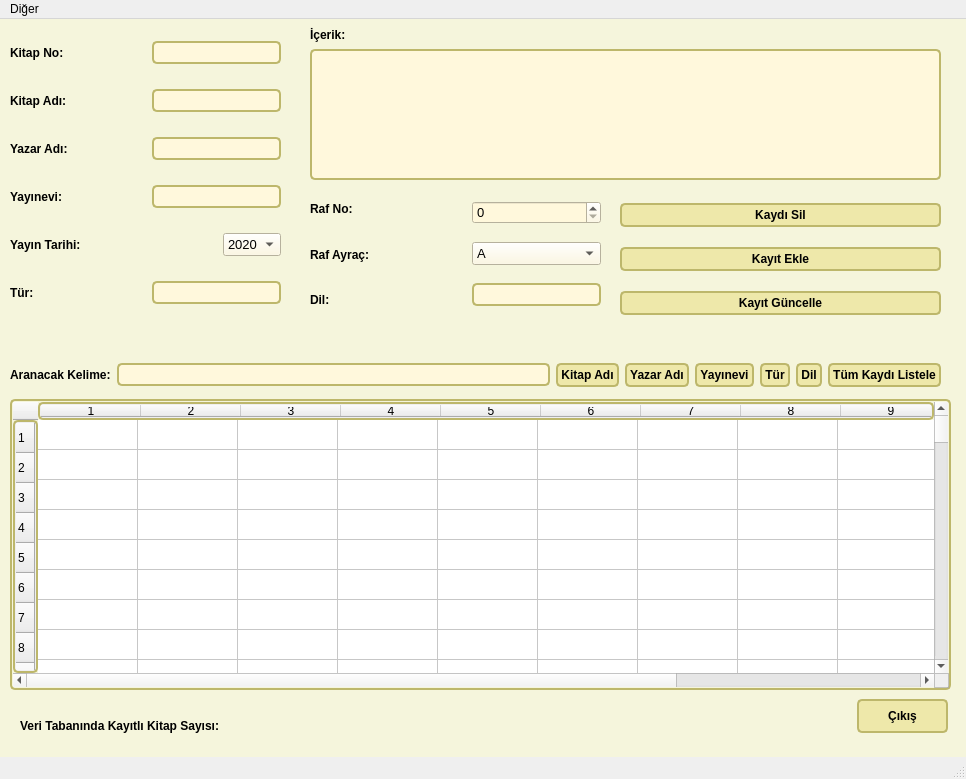
<?xml version="1.0" encoding="UTF-8"?>
<ui version="4.0">
 <class>MainWindow</class>
 <widget class="QMainWindow" name="MainWindow">
  <property name="geometry">
   <rect>
    <x>0</x>
    <y>0</y>
    <width>966</width>
    <height>779</height>
   </rect>
  </property>
  <property name="windowTitle">
   <string>Kütüphane</string>
  </property>
  <property name="windowIcon">
   <iconset>
    <normaloff>Sulu-boya-kitap.png</normaloff>Sulu-boya-kitap.png</iconset>
  </property>
  <property name="styleSheet">
   <string notr="true">.QWidget {
   background-color: beige;
}

/* Nice Windows-XP-style password character. */
QLineEdit[echoMode=&quot;2&quot;] {
    lineedit-password-character: 9679;
}

/* We provide a min-width and min-height for push buttons
   so that they look elegant regardless of the width of the text. */
QPushButton {
    background-color: palegoldenrod;
    border-width: 2px;
    border-color: darkkhaki;
    border-style: solid;
    border-radius: 5;
    padding: 3px;
    min-width: 9ex;
    min-height: 2.5ex;
}

QPushButton:hover {
   background-color: khaki;
}

/* Increase the padding, so the text is shifted when the button is
   pressed. */
QPushButton:pressed {
    padding-left: 5px;
    padding-top: 5px;
    background-color: #d0d67c;
}

QLabel, QAbstractButton {
    font: bold;
}

/* Mark mandatory fields with a brownish color. */
.mandatory {
    color: brown;
}

/* Bold text on status bar looks awful. */
QStatusBar QLabel {
   font: normal;
}

QStatusBar::item {
    border-width: 1;
    border-color: darkkhaki;
    border-style: solid;
    border-radius: 2;
}

QComboBox, QLineEdit, QSpinBox, QTextEdit, QListView {
    background-color: cornsilk;
    selection-color: #0a214c; 
    selection-background-color: #C19A6B;
}

QListView {
    show-decoration-selected: 1;
}

QListView::item:hover {
    background-color: wheat;
}

/* We reserve 1 pixel space in padding. When we get the focus,
   we kill the padding and enlarge the border. This makes the items
   glow. */
QLineEdit, QFrame {
    border-width: 2px;
    padding: 1px;
    border-style: solid;
    border-color: darkkhaki;
    border-radius: 5px;
}

/* As mentioned above, eliminate the padding and increase the border. */
QLineEdit:focus, QFrame:focus {
    border-width: 3px;
    padding: 0px;
}

/* A QLabel is a QFrame ... */
QLabel {
    border: none;
    padding: 0;
    background: none;
}

/* A QToolTip is a QLabel ... */
QToolTip {
    border: 2px solid darkkhaki;
    padding: 5px;
    border-radius: 3px;
    opacity: 200;
}

/* Nice to have the background color change when hovered. */
QRadioButton:hover, QCheckBox:hover {
    background-color: wheat;
}

/* Force the dialog's buttons to follow the Windows guidelines. */
QDialogButtonBox {
    button-layout: 0;
}</string>
  </property>
  <widget class="QWidget" name="centralwidget">
   <widget class="QLabel" name="label_7">
    <property name="geometry">
     <rect>
      <x>310</x>
      <y>0</y>
      <width>71</width>
      <height>31</height>
     </rect>
    </property>
    <property name="font">
     <font>
      <weight>75</weight>
      <italic>false</italic>
      <bold>true</bold>
     </font>
    </property>
    <property name="text">
     <string>İçerik:</string>
    </property>
   </widget>
   <widget class="QLabel" name="label_11">
    <property name="geometry">
     <rect>
      <x>20</x>
      <y>686</y>
      <width>291</width>
      <height>41</height>
     </rect>
    </property>
    <property name="font">
     <font>
      <weight>75</weight>
      <italic>false</italic>
      <bold>true</bold>
     </font>
    </property>
    <property name="text">
     <string>Veri Tabanında Kayıtlı Kitap Sayısı:</string>
    </property>
   </widget>
   <widget class="QLabel" name="lblKayitSayisi">
    <property name="geometry">
     <rect>
      <x>330</x>
      <y>680</y>
      <width>61</width>
      <height>51</height>
     </rect>
    </property>
    <property name="font">
     <font>
      <weight>75</weight>
      <italic>false</italic>
      <bold>true</bold>
     </font>
    </property>
    <property name="text">
     <string/>
    </property>
   </widget>
   <widget class="QTableWidget" name="tblwBilgi">
    <property name="geometry">
     <rect>
      <x>10</x>
      <y>380</y>
      <width>941</width>
      <height>291</height>
     </rect>
    </property>
    <property name="font">
     <font>
      <family>MS Sans Serif</family>
      <pointsize>10</pointsize>
     </font>
    </property>
    <property name="rowCount">
     <number>100</number>
    </property>
    <property name="columnCount">
     <number>11</number>
    </property>
    <row/>
    <row/>
    <row/>
    <row/>
    <row/>
    <row/>
    <row/>
    <row/>
    <row/>
    <row/>
    <row/>
    <row/>
    <row/>
    <row/>
    <row/>
    <row/>
    <row/>
    <row/>
    <row/>
    <row/>
    <row/>
    <row/>
    <row/>
    <row/>
    <row/>
    <row/>
    <row/>
    <row/>
    <row/>
    <row/>
    <row/>
    <row/>
    <row/>
    <row/>
    <row/>
    <row/>
    <row/>
    <row/>
    <row/>
    <row/>
    <row/>
    <row/>
    <row/>
    <row/>
    <row/>
    <row/>
    <row/>
    <row/>
    <row/>
    <row/>
    <row/>
    <row/>
    <row/>
    <row/>
    <row/>
    <row/>
    <row/>
    <row/>
    <row/>
    <row/>
    <row/>
    <row/>
    <row/>
    <row/>
    <row/>
    <row/>
    <row/>
    <row/>
    <row/>
    <row/>
    <row/>
    <row/>
    <row/>
    <row/>
    <row/>
    <row/>
    <row/>
    <row/>
    <row/>
    <row/>
    <row/>
    <row/>
    <row/>
    <row/>
    <row/>
    <row/>
    <row/>
    <row/>
    <row/>
    <row/>
    <row/>
    <row/>
    <row/>
    <row/>
    <row/>
    <row/>
    <row/>
    <row/>
    <row/>
    <row/>
    <column/>
    <column/>
    <column/>
    <column/>
    <column/>
    <column/>
    <column/>
    <column/>
    <column/>
    <column/>
    <column/>
   </widget>
   <widget class="QWidget" name="layoutWidget">
    <property name="geometry">
     <rect>
      <x>10</x>
      <y>3</y>
      <width>271</width>
      <height>301</height>
     </rect>
    </property>
    <property name="font">
     <font>
      <family>MS Sans Serif</family>
      <pointsize>10</pointsize>
     </font>
    </property>
    <layout class="QVBoxLayout" name="verticalLayout">
     <item>
      <layout class="QHBoxLayout" name="horizontalLayout">
       <item>
        <widget class="QLabel" name="label">
         <property name="font">
          <font>
           <weight>75</weight>
           <italic>false</italic>
           <bold>true</bold>
          </font>
         </property>
         <property name="text">
          <string>Kitap No:</string>
         </property>
        </widget>
       </item>
       <item>
        <spacer name="horizontalSpacer">
         <property name="font">
          <font>
           <family>MS Sans Serif</family>
           <pointsize>10</pointsize>
          </font>
         </property>
         <property name="orientation">
          <enum>Qt::Horizontal</enum>
         </property>
         <property name="sizeHint" stdset="0">
          <size>
           <width>40</width>
           <height>20</height>
          </size>
         </property>
        </spacer>
       </item>
       <item>
        <widget class="QLineEdit" name="lneNu">
         <property name="font">
          <font>
           <family>MS Sans Serif</family>
           <pointsize>10</pointsize>
          </font>
         </property>
        </widget>
       </item>
      </layout>
     </item>
     <item>
      <layout class="QHBoxLayout" name="horizontalLayout_2">
       <item>
        <widget class="QLabel" name="label_2">
         <property name="font">
          <font>
           <weight>75</weight>
           <italic>false</italic>
           <bold>true</bold>
          </font>
         </property>
         <property name="text">
          <string>Kitap Adı:</string>
         </property>
        </widget>
       </item>
       <item>
        <spacer name="horizontalSpacer_2">
         <property name="font">
          <font>
           <family>MS Sans Serif</family>
           <pointsize>10</pointsize>
          </font>
         </property>
         <property name="orientation">
          <enum>Qt::Horizontal</enum>
         </property>
         <property name="sizeHint" stdset="0">
          <size>
           <width>40</width>
           <height>20</height>
          </size>
         </property>
        </spacer>
       </item>
       <item>
        <widget class="QLineEdit" name="lneAdi">
         <property name="font">
          <font>
           <family>MS Sans Serif</family>
           <pointsize>10</pointsize>
          </font>
         </property>
        </widget>
       </item>
      </layout>
     </item>
     <item>
      <layout class="QHBoxLayout" name="horizontalLayout_3">
       <item>
        <widget class="QLabel" name="label_3">
         <property name="font">
          <font>
           <weight>75</weight>
           <italic>false</italic>
           <bold>true</bold>
          </font>
         </property>
         <property name="text">
          <string>Yazar Adı:</string>
         </property>
        </widget>
       </item>
       <item>
        <spacer name="horizontalSpacer_3">
         <property name="font">
          <font>
           <family>MS Sans Serif</family>
           <pointsize>10</pointsize>
          </font>
         </property>
         <property name="orientation">
          <enum>Qt::Horizontal</enum>
         </property>
         <property name="sizeHint" stdset="0">
          <size>
           <width>40</width>
           <height>20</height>
          </size>
         </property>
        </spacer>
       </item>
       <item>
        <widget class="QLineEdit" name="lneYazarAdi">
         <property name="font">
          <font>
           <family>MS Sans Serif</family>
           <pointsize>10</pointsize>
          </font>
         </property>
        </widget>
       </item>
      </layout>
     </item>
     <item>
      <layout class="QHBoxLayout" name="horizontalLayout_4">
       <item>
        <widget class="QLabel" name="label_4">
         <property name="font">
          <font>
           <weight>75</weight>
           <italic>false</italic>
           <bold>true</bold>
          </font>
         </property>
         <property name="text">
          <string>Yayınevi:</string>
         </property>
        </widget>
       </item>
       <item>
        <spacer name="horizontalSpacer_4">
         <property name="font">
          <font>
           <family>MS Sans Serif</family>
           <pointsize>10</pointsize>
          </font>
         </property>
         <property name="orientation">
          <enum>Qt::Horizontal</enum>
         </property>
         <property name="sizeHint" stdset="0">
          <size>
           <width>40</width>
           <height>20</height>
          </size>
         </property>
        </spacer>
       </item>
       <item>
        <widget class="QLineEdit" name="lneYayinevi">
         <property name="font">
          <font>
           <family>MS Sans Serif</family>
           <pointsize>10</pointsize>
          </font>
         </property>
        </widget>
       </item>
      </layout>
     </item>
     <item>
      <layout class="QHBoxLayout" name="horizontalLayout_5">
       <item>
        <widget class="QLabel" name="label_5">
         <property name="font">
          <font>
           <weight>75</weight>
           <italic>false</italic>
           <bold>true</bold>
          </font>
         </property>
         <property name="text">
          <string>Yayın Tarihi:</string>
         </property>
        </widget>
       </item>
       <item>
        <spacer name="horizontalSpacer_8">
         <property name="orientation">
          <enum>Qt::Horizontal</enum>
         </property>
         <property name="sizeHint" stdset="0">
          <size>
           <width>40</width>
           <height>20</height>
          </size>
         </property>
        </spacer>
       </item>
       <item>
        <widget class="QComboBox" name="cmbTarih">
         <property name="font">
          <font>
           <family>MS Sans Serif</family>
           <pointsize>10</pointsize>
          </font>
         </property>
         <item>
          <property name="text">
           <string>2020</string>
          </property>
         </item>
         <item>
          <property name="text">
           <string>2019</string>
          </property>
         </item>
         <item>
          <property name="text">
           <string>2018</string>
          </property>
         </item>
         <item>
          <property name="text">
           <string>2017</string>
          </property>
         </item>
         <item>
          <property name="text">
           <string>2016</string>
          </property>
         </item>
         <item>
          <property name="text">
           <string>2015</string>
          </property>
         </item>
         <item>
          <property name="text">
           <string>2014</string>
          </property>
         </item>
         <item>
          <property name="text">
           <string>2013</string>
          </property>
         </item>
         <item>
          <property name="text">
           <string>2012</string>
          </property>
         </item>
         <item>
          <property name="text">
           <string>2011</string>
          </property>
         </item>
         <item>
          <property name="text">
           <string>2010</string>
          </property>
         </item>
         <item>
          <property name="text">
           <string>2009</string>
          </property>
         </item>
         <item>
          <property name="text">
           <string>2008</string>
          </property>
         </item>
         <item>
          <property name="text">
           <string>2007</string>
          </property>
         </item>
         <item>
          <property name="text">
           <string>2006</string>
          </property>
         </item>
         <item>
          <property name="text">
           <string>2005</string>
          </property>
         </item>
         <item>
          <property name="text">
           <string>2004</string>
          </property>
         </item>
         <item>
          <property name="text">
           <string>2003</string>
          </property>
         </item>
         <item>
          <property name="text">
           <string>2002</string>
          </property>
         </item>
         <item>
          <property name="text">
           <string>2001</string>
          </property>
         </item>
         <item>
          <property name="text">
           <string>2000</string>
          </property>
         </item>
         <item>
          <property name="text">
           <string>1999</string>
          </property>
         </item>
         <item>
          <property name="text">
           <string>1998</string>
          </property>
         </item>
        </widget>
       </item>
      </layout>
     </item>
     <item>
      <layout class="QHBoxLayout" name="horizontalLayout_6">
       <item>
        <widget class="QLabel" name="label_6">
         <property name="font">
          <font>
           <weight>75</weight>
           <italic>false</italic>
           <bold>true</bold>
          </font>
         </property>
         <property name="text">
          <string>Tür:</string>
         </property>
        </widget>
       </item>
       <item>
        <spacer name="horizontalSpacer_6">
         <property name="font">
          <font>
           <family>MS Sans Serif</family>
           <pointsize>10</pointsize>
          </font>
         </property>
         <property name="orientation">
          <enum>Qt::Horizontal</enum>
         </property>
         <property name="sizeHint" stdset="0">
          <size>
           <width>40</width>
           <height>20</height>
          </size>
         </property>
        </spacer>
       </item>
       <item>
        <widget class="QLineEdit" name="lneTur">
         <property name="font">
          <font>
           <family>MS Sans Serif</family>
           <pointsize>10</pointsize>
          </font>
         </property>
        </widget>
       </item>
      </layout>
     </item>
    </layout>
   </widget>
   <widget class="QPushButton" name="btnCikis">
    <property name="geometry">
     <rect>
      <x>857</x>
      <y>680</y>
      <width>91</width>
      <height>34</height>
     </rect>
    </property>
    <property name="font">
     <font>
      <weight>75</weight>
      <italic>false</italic>
      <bold>true</bold>
     </font>
    </property>
    <property name="text">
     <string>Çıkış</string>
    </property>
   </widget>
   <widget class="QTextEdit" name="lneIcerik">
    <property name="geometry">
     <rect>
      <x>310</x>
      <y>30</y>
      <width>631</width>
      <height>131</height>
     </rect>
    </property>
    <property name="font">
     <font>
      <family>MS Sans Serif</family>
      <pointsize>10</pointsize>
     </font>
    </property>
   </widget>
   <widget class="QWidget" name="layoutWidget">
    <property name="geometry">
     <rect>
      <x>310</x>
      <y>170</y>
      <width>291</width>
      <height>131</height>
     </rect>
    </property>
    <layout class="QHBoxLayout" name="horizontalLayout_7">
     <item>
      <layout class="QVBoxLayout" name="verticalLayout_2">
       <item>
        <widget class="QLabel" name="label_8">
         <property name="font">
          <font>
           <weight>75</weight>
           <italic>false</italic>
           <bold>true</bold>
          </font>
         </property>
         <property name="text">
          <string>Raf No:</string>
         </property>
        </widget>
       </item>
       <item>
        <widget class="QLabel" name="label_9">
         <property name="font">
          <font>
           <weight>75</weight>
           <italic>false</italic>
           <bold>true</bold>
          </font>
         </property>
         <property name="text">
          <string>Raf Ayraç:</string>
         </property>
        </widget>
       </item>
       <item>
        <widget class="QLabel" name="label_10">
         <property name="font">
          <font>
           <weight>75</weight>
           <italic>false</italic>
           <bold>true</bold>
          </font>
         </property>
         <property name="text">
          <string>Dil:</string>
         </property>
        </widget>
       </item>
      </layout>
     </item>
     <item>
      <spacer name="horizontalSpacer_5">
       <property name="font">
        <font>
         <family>MS Sans Serif</family>
         <pointsize>10</pointsize>
        </font>
       </property>
       <property name="orientation">
        <enum>Qt::Horizontal</enum>
       </property>
       <property name="sizeHint" stdset="0">
        <size>
         <width>40</width>
         <height>20</height>
        </size>
       </property>
      </spacer>
     </item>
     <item>
      <layout class="QVBoxLayout" name="verticalLayout_3">
       <item>
        <widget class="QSpinBox" name="spnRaf">
         <property name="font">
          <font>
           <family>MS Sans Serif</family>
           <pointsize>10</pointsize>
          </font>
         </property>
        </widget>
       </item>
       <item>
        <widget class="QComboBox" name="cmbAyrac">
         <property name="font">
          <font>
           <family>MS Sans Serif</family>
           <pointsize>10</pointsize>
          </font>
         </property>
         <item>
          <property name="text">
           <string>A</string>
          </property>
         </item>
         <item>
          <property name="text">
           <string>B</string>
          </property>
         </item>
         <item>
          <property name="text">
           <string>C</string>
          </property>
         </item>
         <item>
          <property name="text">
           <string>D</string>
          </property>
         </item>
         <item>
          <property name="text">
           <string>E</string>
          </property>
         </item>
         <item>
          <property name="text">
           <string>F</string>
          </property>
         </item>
         <item>
          <property name="text">
           <string>G</string>
          </property>
         </item>
         <item>
          <property name="text">
           <string>H</string>
          </property>
         </item>
         <item>
          <property name="text">
           <string>I</string>
          </property>
         </item>
         <item>
          <property name="text">
           <string>J</string>
          </property>
         </item>
         <item>
          <property name="text">
           <string>K</string>
          </property>
         </item>
         <item>
          <property name="text">
           <string>L</string>
          </property>
         </item>
         <item>
          <property name="text">
           <string>M</string>
          </property>
         </item>
         <item>
          <property name="text">
           <string>N</string>
          </property>
         </item>
         <item>
          <property name="text">
           <string>O</string>
          </property>
         </item>
         <item>
          <property name="text">
           <string>P</string>
          </property>
         </item>
         <item>
          <property name="text">
           <string>R</string>
          </property>
         </item>
         <item>
          <property name="text">
           <string>S</string>
          </property>
         </item>
         <item>
          <property name="text">
           <string>T</string>
          </property>
         </item>
         <item>
          <property name="text">
           <string>U</string>
          </property>
         </item>
         <item>
          <property name="text">
           <string>V</string>
          </property>
         </item>
         <item>
          <property name="text">
           <string>Y</string>
          </property>
         </item>
         <item>
          <property name="text">
           <string>Z</string>
          </property>
         </item>
        </widget>
       </item>
       <item>
        <widget class="QLineEdit" name="lneDil">
         <property name="font">
          <font>
           <family>MS Sans Serif</family>
           <pointsize>10</pointsize>
          </font>
         </property>
        </widget>
       </item>
      </layout>
     </item>
    </layout>
   </widget>
   <widget class="QWidget" name="layoutWidget">
    <property name="geometry">
     <rect>
      <x>10</x>
      <y>340</y>
      <width>931</width>
      <height>32</height>
     </rect>
    </property>
    <layout class="QHBoxLayout" name="horizontalLayout_8">
     <item>
      <widget class="QLabel" name="label_15">
       <property name="font">
        <font>
         <weight>75</weight>
         <italic>false</italic>
         <bold>true</bold>
        </font>
       </property>
       <property name="text">
        <string>Aranacak Kelime:</string>
       </property>
      </widget>
     </item>
     <item>
      <widget class="QLineEdit" name="lneAra">
       <property name="font">
        <font>
         <family>MS Sans Serif</family>
         <pointsize>10</pointsize>
        </font>
       </property>
      </widget>
     </item>
     <item>
      <widget class="QPushButton" name="btnAd">
       <property name="font">
        <font>
         <weight>75</weight>
         <italic>false</italic>
         <bold>true</bold>
        </font>
       </property>
       <property name="text">
        <string>Kitap Adı</string>
       </property>
      </widget>
     </item>
     <item>
      <widget class="QPushButton" name="btnYazar">
       <property name="font">
        <font>
         <weight>75</weight>
         <italic>false</italic>
         <bold>true</bold>
        </font>
       </property>
       <property name="text">
        <string>Yazar Adı</string>
       </property>
      </widget>
     </item>
     <item>
      <widget class="QPushButton" name="btnYayinEvi">
       <property name="font">
        <font>
         <weight>75</weight>
         <italic>false</italic>
         <bold>true</bold>
        </font>
       </property>
       <property name="text">
        <string>Yayınevi</string>
       </property>
      </widget>
     </item>
     <item>
      <widget class="QPushButton" name="btnTur">
       <property name="font">
        <font>
         <weight>75</weight>
         <italic>false</italic>
         <bold>true</bold>
        </font>
       </property>
       <property name="text">
        <string>Tür</string>
       </property>
      </widget>
     </item>
     <item>
      <widget class="QPushButton" name="btnDil">
       <property name="font">
        <font>
         <weight>75</weight>
         <italic>false</italic>
         <bold>true</bold>
        </font>
       </property>
       <property name="text">
        <string>Dil</string>
       </property>
      </widget>
     </item>
     <item>
      <widget class="QPushButton" name="btnListele">
       <property name="font">
        <font>
         <weight>75</weight>
         <italic>false</italic>
         <bold>true</bold>
        </font>
       </property>
       <property name="text">
        <string>Tüm Kaydı Listele</string>
       </property>
      </widget>
     </item>
    </layout>
   </widget>
   <widget class="QWidget" name="layoutWidget">
    <property name="geometry">
     <rect>
      <x>620</x>
      <y>170</y>
      <width>321</width>
      <height>141</height>
     </rect>
    </property>
    <layout class="QVBoxLayout" name="verticalLayout_4">
     <item>
      <widget class="QPushButton" name="btnSil">
       <property name="font">
        <font>
         <weight>75</weight>
         <italic>false</italic>
         <bold>true</bold>
        </font>
       </property>
       <property name="text">
        <string>Kaydı Sil</string>
       </property>
      </widget>
     </item>
     <item>
      <widget class="QPushButton" name="btnEkle">
       <property name="font">
        <font>
         <weight>75</weight>
         <italic>false</italic>
         <bold>true</bold>
        </font>
       </property>
       <property name="text">
        <string>Kayıt Ekle</string>
       </property>
      </widget>
     </item>
     <item>
      <widget class="QPushButton" name="btnGuncelle">
       <property name="font">
        <font>
         <weight>75</weight>
         <italic>false</italic>
         <bold>true</bold>
        </font>
       </property>
       <property name="text">
        <string>Kayıt Güncelle</string>
       </property>
      </widget>
     </item>
    </layout>
   </widget>
  </widget>
  <widget class="QStatusBar" name="statusbar"/>
  <widget class="QMenuBar" name="menubar">
   <property name="geometry">
    <rect>
     <x>0</x>
     <y>0</y>
     <width>966</width>
     <height>26</height>
    </rect>
   </property>
   <widget class="QMenu" name="menuYARIDM">
    <property name="title">
     <string>Diğer</string>
    </property>
    <addaction name="menuHakkinda"/>
   </widget>
   <addaction name="menuYARIDM"/>
  </widget>
  <action name="actionHAKKINDA">
   <property name="text">
    <string>HAKKINDA</string>
   </property>
  </action>
  <action name="menuHakkinda">
   <property name="text">
    <string>Hakkında</string>
   </property>
  </action>
 </widget>
 <resources/>
 <connections/>
</ui>
